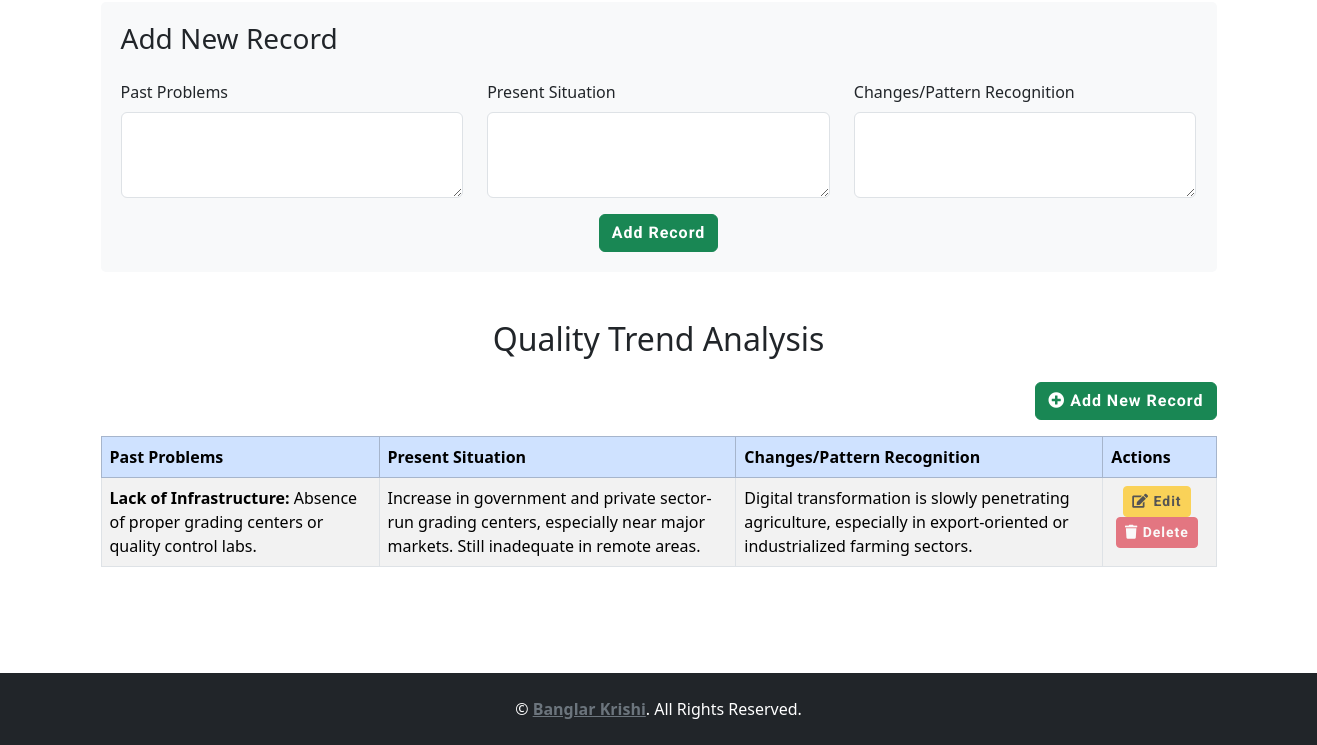
Before: /qualityTrendAnalysis.php (lower part) with the older database file.
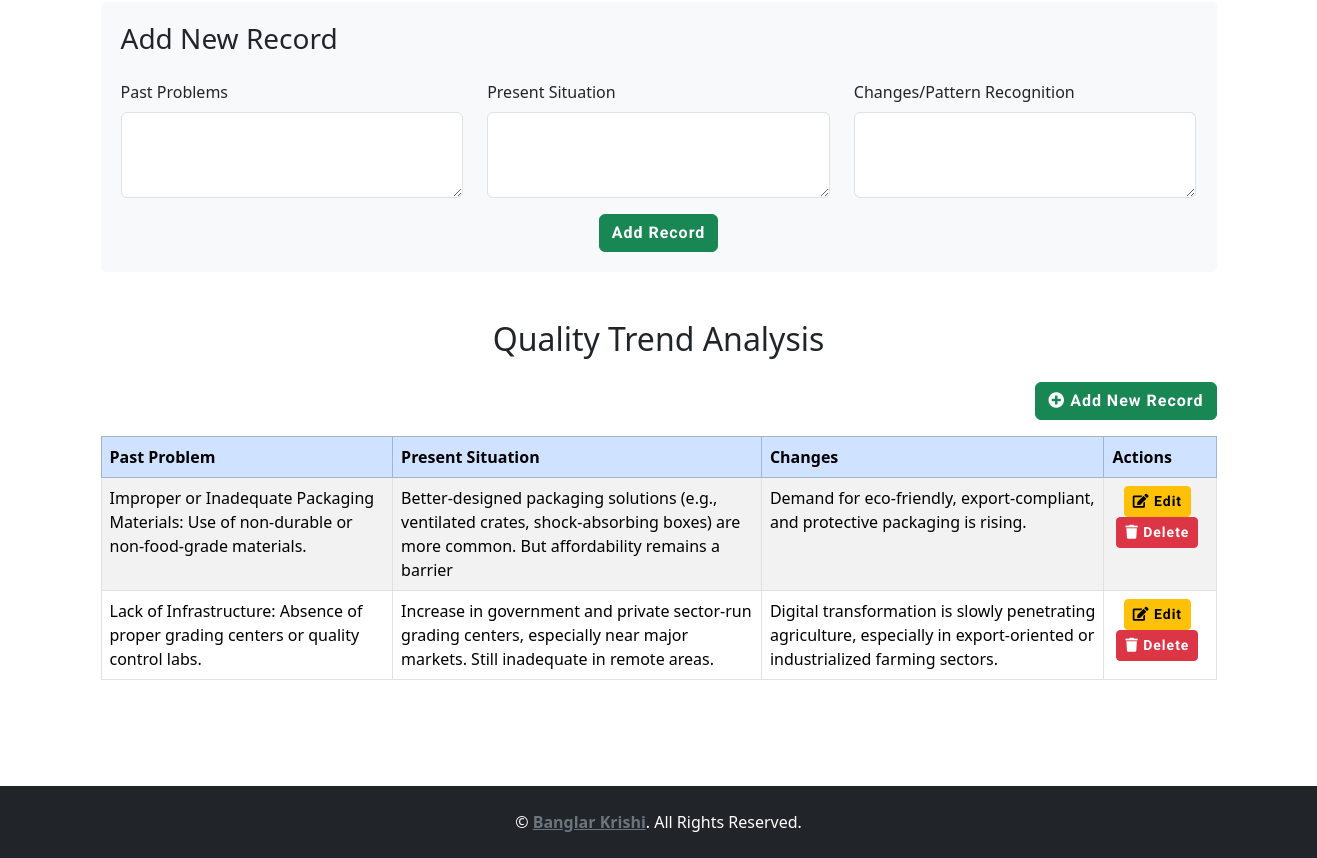
After: the same page with the newer database file.
### tables this page shows
CREATE TABLE `grading_details` (
  `past_problem` varchar(300) NOT NULL,
  `present_situation` varchar(1000) NOT NULL,
  `changes` varchar(1000) NOT NULL
);

### qualityTrendAnalysis.php (the view, shortened to what the changed rows need)
<?php
include "database.php";
$tableName = "grading_details";
$sql = "SELECT * FROM $tableName";
$result = $conn->query($sql);
$columnNames = [
    'past_problem' => 'Past Problems',
    'present_situation' => 'Present Situation',
    'changes' => 'Changes/Pattern Recognition'
];
if ($result && $result->num_rows > 0) {
    $firstRow = $result->fetch_assoc();
    $result->data_seek(0);
    $columnNames = [];
    foreach ($firstRow as $key => $value) {
        $displayName = ucwords(str_replace('_', ' ', $key));
        $columnNames[$key] = $displayName;
    }
}
?>
<!DOCTYPE html>
<html lang="en">
<head>
    <link href="https://cdnjs.cloudflare.com/ajax/libs/font-awesome/5.15.0/css/all.min.css" rel="stylesheet">
    <link href="https://cdn.jsdelivr.net/npm/bootstrap-icons@1.4.1/font/bootstrap-icons.css" rel="stylesheet">
    <link href="lib/owlcarousel/assets/owl.carousel.min.css" rel="stylesheet">
    <link href="css/bootstrap.min.css" rel="stylesheet">
    <link href="css/style.css" rel="stylesheet">
</head>
<body>
<div class="container my-5">
    <h2 class="text-center mb-4">Quality Trend Analysis</h2>
    <div class="table-responsive">
        <table class="table table-bordered table-striped">
            <thead class="table-primary">
                <tr>
                    <?php foreach ($columnNames as $displayName): ?>
                        <th><?php echo htmlspecialchars($displayName); ?></th>
                    <?php endforeach; ?>
                    <th>Actions</th>
                </tr>
            </thead>
            <tbody>
                <?php
                if ($result && $result->num_rows > 0) {
                    while($row = $result->fetch_assoc()) {
                        echo "<tr>";
                        foreach ($columnNames as $column => $displayName) {
                            echo "<td>" . htmlspecialchars($row[$column] ?? '') . "</td>";
                        }
                        echo "<td class='text-center'>
                                <a href='" . $_SERVER['PHP_SELF'] . "?edit=" . urlencode($row["past_problem"]) . "' class='btn btn-warning btn-sm btn-action'>
                                    <i class='fas fa-edit'></i> Edit
                                </a>
                                <button type='button' class='btn btn-danger btn-sm btn-action' data-bs-toggle='modal' data-bs-target='#deleteModal" . md5($row["past_problem"]) . "'>
                                    <i class='fas fa-trash'></i> Delete
                                </button>
                                <div class='modal fade' id='deleteModal" . md5($row["past_problem"]) . "' tabindex='-1' aria-labelledby='deleteModalLabel' aria-hidden='true'>
                                    <div class='modal-dialog'>
                                        <div class='modal-content'>
                                            <div class='modal-header'>
                                                <h5 class='modal-title' id='deleteModalLabel'>Confirm Delete</h5>
                                                <button type='button' class='btn-close' data-bs-dismiss='modal' aria-label='Close'></button>
                                            </div>
                                            <div class='modal-body'>
                                                Are you sure you want to delete this record?
                                            </div>
                                            <div class='modal-footer'>
                                                <button type='button' class='btn btn-secondary' data-bs-dismiss='modal'>Cancel</button>
                                                <form method='post' action=''>
                                                    <input type='hidden' name='record_identifier' value='" . htmlspecialchars($row["past_problem"]) . "'>
                                                    <button type='submit' name='delete' class='btn btn-danger'>Delete</button>
                                                </form>
                                            </div>
                                        </div>
                                    </div>
                                </div>
                              </td>";
                        echo "</tr>";
                    }
                } else {
                    echo "<tr>";
                    echo "<td><b>Lack of Infrastructure:</b> Absence of proper grading centers or quality control labs.</td>";
                    echo "<td>Increase in government and private sector-run grading centers, especially near major markets. Still inadequate in remote areas.</td>";
                    echo "<td>Digital transformation is slowly penetrating agriculture, especially in export-oriented or industrialized farming sectors.</td>";
                    echo "<td class='text-center'>
                            <button type='button' class='btn btn-warning btn-sm btn-action' disabled>
                                <i class='fas fa-edit'></i> Edit
                            </button>
                            <button type='button' class='btn btn-danger btn-sm btn-action' disabled>
                                <i class='fas fa-trash'></i> Delete
                            </button>
                          </td>";
                    echo "</tr>";
                }
                ?>
            </tbody>
        </table>
    </div>
</div>
</body>
</html>

Changed rows visible on the page:
added grading_details: past_problem "Improper or Inadequate Packaging Materials: Use of non-durable or non-food-grade materials.", present_situation "Better-designed packaging solutions (e.g., ventilated crates, shock-absorbing boxes) are more common. But affordability remains a barrier", changes "Demand for eco-friendly, export-compliant, and protective packaging is rising."
added grading_details: past_problem "Lack of Infrastructure: Absence of proper grading centers or quality control labs.", present_situation "Increase in government and private sector-run grading centers, especially near major markets. Still inadequate in remote areas.", changes "Digital transformation is slowly penetrating agriculture, especially in export-oriented or industrialized farming sectors."
Other visible differences:
new list line: "Past Problem"
new list line: "Changes"
list line gone: "Past Problems"
list line gone: "Changes/Pattern Recognition"
text no longer shown: "Lack of Infrastructure: Absence of proper grading centers or quality control labs. Increase in government and private sector-run grading centers, especially near major markets. Still inadequate in remote areas. Digital transformation is slowly penetrating agriculture, especially in export-oriented or industrialized farming sectors. Edit Delete"
